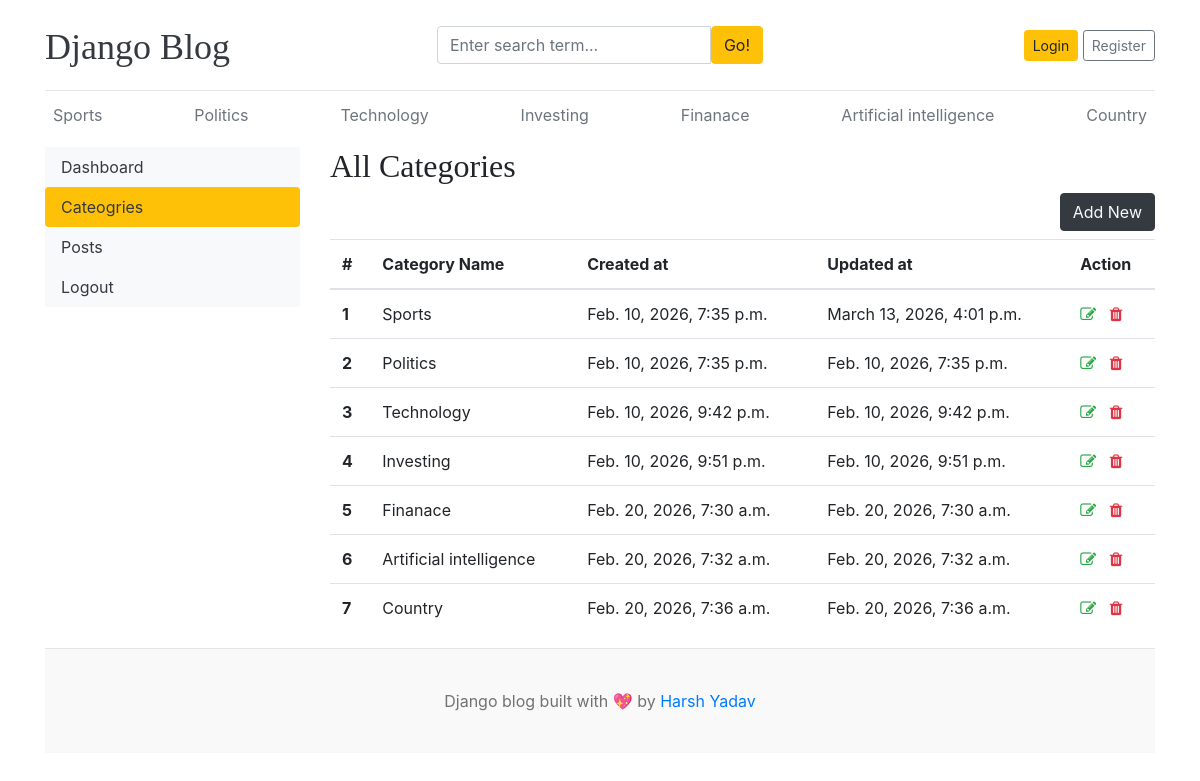
/dashboards/categories, run on the app's committed database.
### blogs/models.py (models this page shows)
class Category(models.Model):
  category_name = models.CharField(max_length=50, unique=True)
  created_at = models.DateTimeField(auto_now_add=True)
  updated_at = models.DateTimeField(auto_now=True)
  class Meta:
    verbose_name_plural = 'categories'
  def __str__(self):
    return self.category_name

### dashboard/views.py (the view)
# urls.py: path('categories',views.categories, name='categories'),
def categories(request):
  return render(request, 'dashboard/categories.html')

### blogs/context_processors.py (called while the page is built)
def get_categories(request):
    categories = Category.objects.all()
    return dict(categories=categories)

def get_social_links(request):
    social_link = SocialLink.objects.all()
    return dict(social_link=social_link)

### templates/dashboard/categories.html (shortened to what this page needs)
{% extends 'base.html' %}
{% block content %}
<div class="row">
{% include 'dashboard/sidebar.html' %}
  <div class="col-md-9">
    <h2>All Categories</h2>
    <a href="{% url 'add_category' %}" class="btn btn-dark text-light float-right mb-2">Add New</a>
    <table class="table table-hover">
      <thead>
        <tr>
          <th>#</th>
          <th>Category Name</th>
          <th>Created at</th>
          <th>Updated at</th>
          <th>Action</th>
        </tr>
      </thead>
      <tbody>
        {% for cat in categories %}
        <tr>
          <th>{{ forloop.counter }}</th>
          <td>{{ cat }}</td>
          <td>{{ cat.created_at }}</td>
          <td>{{ cat.updated_at }}</td>
          <td>
            <a href="{% url 'edit_category' cat.id %}"><i class="fa fa-edit text-success"></i></a>
            <a href="{% url 'delete_category' cat.id%}"><i class="fa fa-trash text-danger"></i></a>
          </td>
        </tr>
        {% endfor %}
      </tbody>
    </table>
  </div>
</div>
{% endblock %}

### templates/base.html (shortened to what this page needs)
{% load static %}
<!DOCTYPE html>
<html lang="en">
<head>
    <link href="https://getbootstrap.com/docs/4.0/dist/css/bootstrap.min.css" rel="stylesheet">
    <link href="{% static 'css/blog.css' %}" rel="stylesheet">
    <link rel="stylesheet" href="https://cdnjs.cloudflare.com/ajax/libs/font-awesome/4.7.0/css/font-awesome.min.css">
  </head>
<body>
    <div class="container">
      <header class="blog-header py-3">
        <div class="row flex-nowrap justify-content-between align-items-center">
          <div class="col-4 pt-1">
            <a class="blog-header-logo text-dark" href="/">Django Blog</a>
          </div>
          <div>
            <form action="{% url 'search' %}" method="GET">
              <div class="input-group">
                <input class="form-control" type="text" name="keyword" value="{{ keyword }}" placeholder="Enter search term..." aria-label="Enter search term..." aria-describedby="button-search" />
                <button type="submit" class="btn btn-warning" id="button-search" type="button">Go!</button>
              </div>
            </form>
          </div>
          <div class="col-4 d-flex justify-content-end align-items-center">
            {% if not user.is_authenticated %}
            <a class="btn btn-sm btn-warning" href="{% url 'login' %}">Login</a> &nbsp;
            <a class="btn btn-sm btn-outline-secondary" href="{% url 'register' %}">Register</a>
            {% else %}
            <span><a href="{% url 'dashboards' %}">Dashboard</a></span>
            &emsp;
            <span><a href="{% url 'logout' %}" class="btn btn-warning">Logout</a></span>
            {% endif %}
          </div>
        </div>
      </header>
      <div class="nav-scroller py-1 mb-2">
        <nav class="nav d-flex justify-content-between">
          {% for cat in categories %}
          <a class="p-2 text-muted" href="{% url 'posts_by_category' cat.id %}">{{ cat.category_name }}</a>
          {% endfor %}
        </nav>
      </div>
{% block content %}
{% endblock %}
<footer class="blog-footer">
  <p>Django blog built with 💖 by <a href="#">Harsh Yadav</a></p>
</footer>
</body>
</html>

### templates/dashboard/sidebar.html (shortened to what this page needs)
<div class="col-md-3">
    <div class="nav flex-column nav-pills bg-light" aria-orientation="vertical">
      <a href="{% url 'dashboards' %}" class="nav-link text-dark {% if '/dashboards/' == request.path %}bg-warning{% endif %}">Dashboard</a>
      <a href="{% url 'categories' %}" class="nav-link text-dark {% if request.resolver_match.url_name == 'categories' %}bg-warning{% endif %}">Cateogries</a>
      <a href="{% url 'posts' %}" class="nav-link text-dark {% if request.resolver_match.url_name == 'posts' %}bg-warning{% endif %}">Posts</a>
      <a href="" class="nav-link text-dark">Logout</a>
    </div>
</div>

### blog_main/static/css/blog.css (style rules this page uses)
.blog-header { border-bottom: 1px solid #e5e5e5; }
.blog-header-logo { font-family: "Playfair Display", Georgia, "Times New Roman", serif; font-size: 2.25rem; }
h1, h2, h3, h4, h5, h6 { font-family: "Playfair Display", Georgia, "Times New Roman", serif; }
.blog-footer { padding: 2.5rem 0; color: #727272; text-align: center; background-color: #f9f9f9; border-top: .05rem solid #e5e5e5; }
.blog-footer p:last-child { margin-bottom: 0; }

### data on the page
Category: category_name "Sports", created_at "Feb. 10, 2026, 7:35 p.m.", updated_at "March 13, 2026, 4:01 p.m."
Category: category_name "Politics", created_at "Feb. 10, 2026, 7:35 p.m.", updated_at "Feb. 10, 2026, 7:35 p.m."
Category: category_name "Technology", created_at "Feb. 10, 2026, 9:42 p.m.", updated_at "Feb. 10, 2026, 9:42 p.m."
Category: category_name "Investing", created_at "Feb. 10, 2026, 9:51 p.m.", updated_at "Feb. 10, 2026, 9:51 p.m."
Category: category_name "Finanace", created_at "Feb. 20, 2026, 7:30 a.m.", updated_at "Feb. 20, 2026, 7:30 a.m."
Category: category_name "Artificial intelligence", created_at "Feb. 20, 2026, 7:32 a.m.", updated_at "Feb. 20, 2026, 7:32 a.m."
Category: category_name "Country", created_at "Feb. 20, 2026, 7:36 a.m.", updated_at "Feb. 20, 2026, 7:36 a.m."
